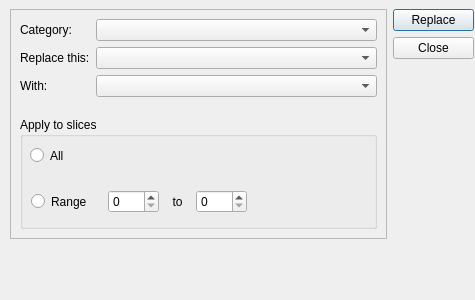
<?xml version="1.0" encoding="UTF-8"?>
<ui version="4.0">
 <class>FindReplace</class>
 <widget class="QDialog" name="FindReplace">
  <property name="geometry">
   <rect>
    <x>0</x>
    <y>0</y>
    <width>475</width>
    <height>300</height>
   </rect>
  </property>
  <property name="minimumSize">
   <size>
    <width>475</width>
    <height>300</height>
   </size>
  </property>
  <property name="maximumSize">
   <size>
    <width>475</width>
    <height>300</height>
   </size>
  </property>
  <property name="windowTitle">
   <string>Find &amp; Replace Src Defines</string>
  </property>
  <widget class="QWidget" name="">
   <property name="geometry">
    <rect>
     <x>10</x>
     <y>9</y>
     <width>464</width>
     <height>267</height>
    </rect>
   </property>
   <layout class="QHBoxLayout" name="horizontalLayout_2">
    <item>
     <layout class="QVBoxLayout" name="verticalLayout_3">
      <item>
       <widget class="QFrame" name="frame">
        <property name="frameShape">
         <enum>QFrame::StyledPanel</enum>
        </property>
        <property name="frameShadow">
         <enum>QFrame::Raised</enum>
        </property>
        <property name="lineWidth">
         <number>0</number>
        </property>
        <layout class="QVBoxLayout" name="verticalLayout">
         <item>
          <layout class="QFormLayout" name="formLayout">
           <item row="0" column="0">
            <widget class="QLabel" name="lblCategory">
             <property name="text">
              <string>Category:</string>
             </property>
            </widget>
           </item>
           <item row="0" column="1">
            <widget class="QComboBox" name="cboCategory"/>
           </item>
           <item row="1" column="0">
            <widget class="QLabel" name="lblReplaceThis">
             <property name="text">
              <string>Replace this:</string>
             </property>
            </widget>
           </item>
           <item row="1" column="1">
            <widget class="QComboBox" name="cboReplaceThis"/>
           </item>
           <item row="2" column="0">
            <widget class="QLabel" name="lblReplaceWith">
             <property name="text">
              <string>With:</string>
             </property>
            </widget>
           </item>
           <item row="2" column="1">
            <widget class="QComboBox" name="cboReplaceWith"/>
           </item>
          </layout>
         </item>
         <item>
          <spacer name="verticalSpacer">
           <property name="orientation">
            <enum>Qt::Vertical</enum>
           </property>
           <property name="sizeHint" stdset="0">
            <size>
             <width>357</width>
             <height>8</height>
            </size>
           </property>
          </spacer>
         </item>
         <item>
          <widget class="QGroupBox" name="groupBox">
           <property name="minimumSize">
            <size>
             <width>0</width>
             <height>112</height>
            </size>
           </property>
           <property name="title">
            <string>Apply to slices</string>
           </property>
           <widget class="QRadioButton" name="rbtnApplyAll">
            <property name="geometry">
             <rect>
              <x>10</x>
              <y>23</y>
              <width>71</width>
              <height>31</height>
             </rect>
            </property>
            <property name="minimumSize">
             <size>
              <width>71</width>
              <height>31</height>
             </size>
            </property>
            <property name="text">
             <string>All</string>
            </property>
           </widget>
           <widget class="QWidget" name="">
            <property name="geometry">
             <rect>
              <x>11</x>
              <y>68</y>
              <width>321</width>
              <height>33</height>
             </rect>
            </property>
            <layout class="QHBoxLayout" name="horizontalLayout">
             <item>
              <widget class="QRadioButton" name="rbtnApplyRange">
               <property name="minimumSize">
                <size>
                 <width>71</width>
                 <height>31</height>
                </size>
               </property>
               <property name="text">
                <string>Range</string>
               </property>
              </widget>
             </item>
             <item>
              <widget class="QSpinBox" name="spbRangeLower">
               <property name="minimumSize">
                <size>
                 <width>51</width>
                 <height>21</height>
                </size>
               </property>
              </widget>
             </item>
             <item>
              <widget class="QLabel" name="lblRangeTo">
               <property name="minimumSize">
                <size>
                 <width>25</width>
                 <height>31</height>
                </size>
               </property>
               <property name="text">
                <string>to</string>
               </property>
               <property name="alignment">
                <set>Qt::AlignCenter</set>
               </property>
              </widget>
             </item>
             <item>
              <widget class="QSpinBox" name="spbRangeUpper">
               <property name="minimumSize">
                <size>
                 <width>51</width>
                 <height>21</height>
                </size>
               </property>
              </widget>
             </item>
             <item>
              <spacer name="horizontalSpacer">
               <property name="orientation">
                <enum>Qt::Horizontal</enum>
               </property>
               <property name="sizeHint" stdset="0">
                <size>
                 <width>17</width>
                 <height>20</height>
                </size>
               </property>
              </spacer>
             </item>
            </layout>
           </widget>
          </widget>
         </item>
        </layout>
       </widget>
      </item>
      <item>
       <widget class="QLabel" name="lblReplaceResult">
        <property name="minimumSize">
         <size>
          <width>0</width>
          <height>31</height>
         </size>
        </property>
        <property name="text">
         <string/>
        </property>
       </widget>
      </item>
     </layout>
    </item>
    <item>
     <layout class="QVBoxLayout" name="verticalLayout_2">
      <item>
       <widget class="QPushButton" name="pbReplace">
        <property name="text">
         <string>Replace</string>
        </property>
       </widget>
      </item>
      <item>
       <widget class="QPushButton" name="pbClose">
        <property name="text">
         <string>Close</string>
        </property>
       </widget>
      </item>
      <item>
       <spacer name="verticalSpacer_2">
        <property name="orientation">
         <enum>Qt::Vertical</enum>
        </property>
        <property name="sizeHint" stdset="0">
         <size>
          <width>20</width>
          <height>88</height>
         </size>
        </property>
       </spacer>
      </item>
     </layout>
    </item>
   </layout>
  </widget>
 </widget>
 <resources/>
 <connections/>
</ui>
